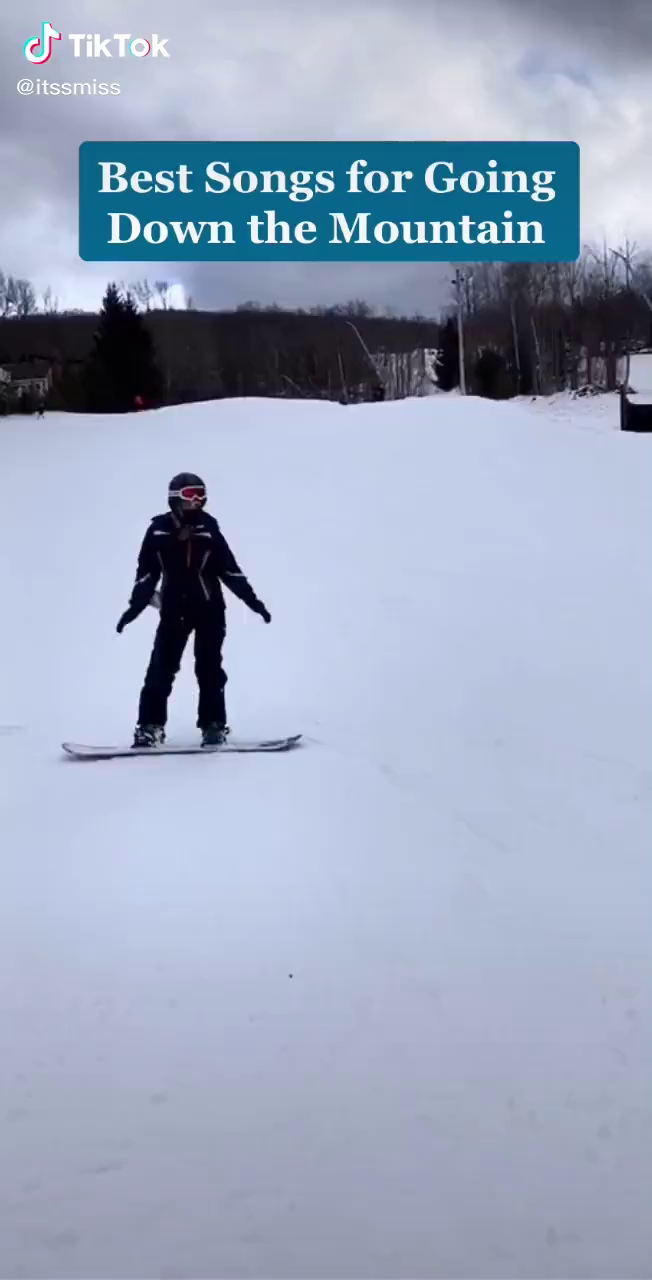
#> input picture frame 0 of test_data/test.MP4, 652 x 1280 px
$ python song_images.py
#> lines starting #> are read from the running program, lines starting #| are printed output that depends on the picture
import cv2

# Gets frames of song
# uses: cv2, ImageCompare
####################################################################################

vidcap = cv2.VideoCapture('../test_data/test.mp4')
frames = []

# save frames as JPG
def writeFrames(image, path):
    cv2.imwrite(path, image)

def saveFrames(image):
    frames.append(image)

def getFrame(sec):
#> called with sec = 0
    vidcap.set(cv2.CAP_PROP_POS_MSEC,sec*1000)
    hasFrames,image = vidcap.read()
#> image is the input picture: shape (1280, 652, 3); mean B, G, R 190.5, 167.7, 155.3
    if hasFrames:
#        writeFrames(image, "frames/image"+str(count)+".jpg")
        saveFrames(image) # append to list
    return hasFrames

sec = 0
frameRate = 0.1 #//it will capture image in each 0.2 second
count=1
success = getFrame(sec)
#> success = True
print("converting mp4 to frames")
while success:
    count = count + 1
    sec = round(sec + frameRate, 2)
    success = getFrame(sec)

print("frames: "+str(len(frames)))

$ run again, starting later in the video
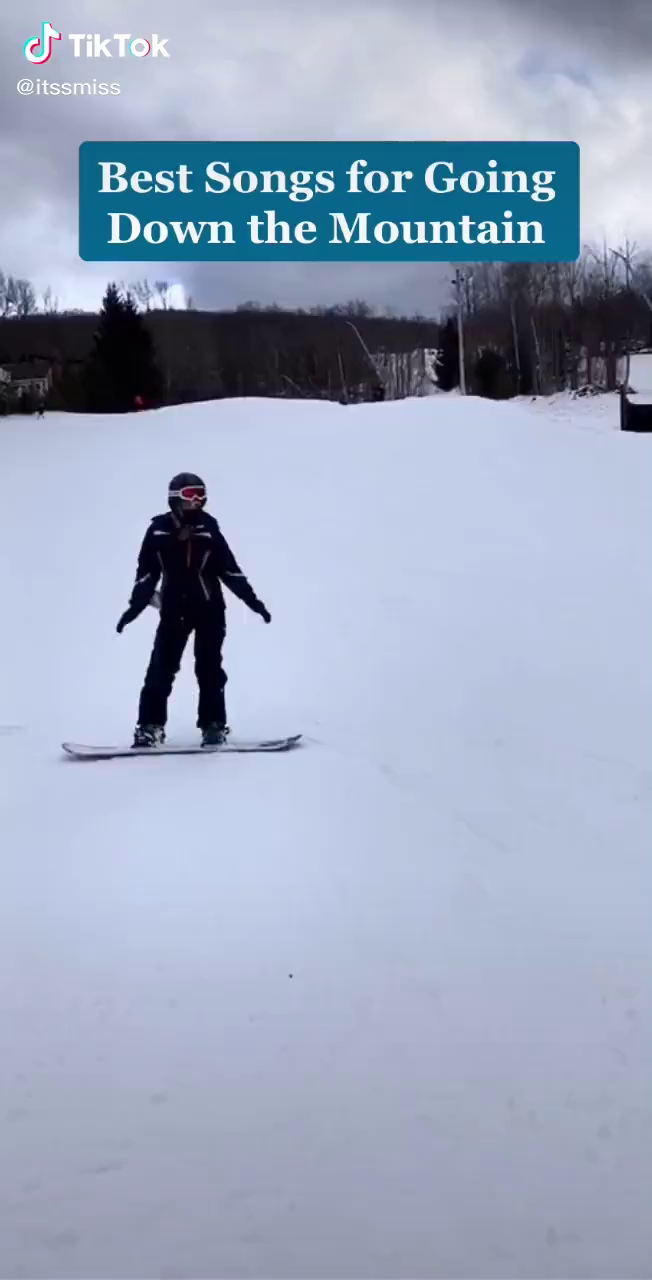
#> input picture frame 0 of test_data/test.MP4, 652 x 1280 px
#> in getFrame, image is the input picture: shape (1280, 652, 3); mean B, G, R 190.5, 167.7, 155.3
#> `success = getFrame(sec)`: success = True

$ run again, starting later in the video
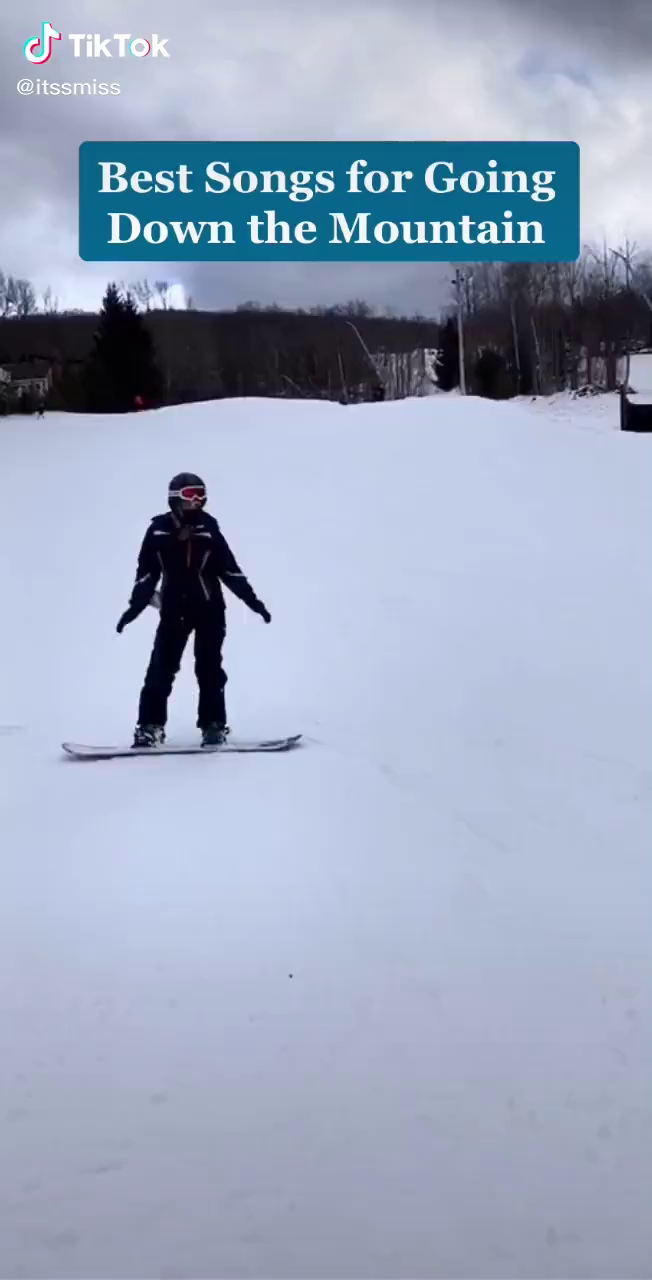
#> input picture frame 0 of test_data/test.MP4, 652 x 1280 px
#> in getFrame, image is the input picture: shape (1280, 652, 3); mean B, G, R 190.5, 167.7, 155.3
#> `success = getFrame(sec)`: success = True
